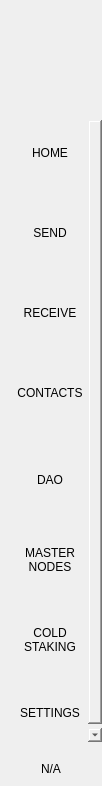
<?xml version="1.0" encoding="UTF-8"?>
<ui version="4.0">
 <class>NavMenuWidget</class>
 <widget class="QWidget" name="NavMenuWidget">
  <property name="geometry">
   <rect>
    <x>0</x>
    <y>0</y>
    <width>102</width>
    <height>786</height>
   </rect>
  </property>
  <property name="windowTitle">
   <string notr="true">N/A</string>
  </property>
  <property name="styleSheet">
   <string notr="true">padding:0px;
border:none;
margin:0px;</string>
  </property>
  <layout class="QVBoxLayout" name="verticalLayout">
   <property name="spacing">
    <number>0</number>
   </property>
   <property name="leftMargin">
    <number>0</number>
   </property>
   <property name="topMargin">
    <number>0</number>
   </property>
   <property name="rightMargin">
    <number>0</number>
   </property>
   <property name="bottomMargin">
    <number>0</number>
   </property>
   <item>
    <widget class="QWidget" name="navContainer_2" native="true">
     <layout class="QVBoxLayout" name="navContainer" stretch="0,0,0,0">
      <property name="spacing">
       <number>0</number>
      </property>
      <property name="leftMargin">
       <number>0</number>
      </property>
      <property name="topMargin">
       <number>0</number>
      </property>
      <property name="rightMargin">
       <number>0</number>
      </property>
      <property name="bottomMargin">
       <number>10</number>
      </property>
      <item>
       <widget class="QPushButton" name="imgLogo">
        <property name="minimumSize">
         <size>
          <width>0</width>
          <height>120</height>
         </size>
        </property>
        <property name="focusPolicy">
         <enum>Qt::NoFocus</enum>
        </property>
        <property name="text">
         <string/>
        </property>
        <property name="iconSize">
         <size>
          <width>64</width>
          <height>64</height>
         </size>
        </property>
       </widget>
      </item>
      <item>
       <widget class="QScrollArea" name="scrollAreaNav">
        <property name="sizePolicy">
         <sizepolicy hsizetype="Expanding" vsizetype="Expanding">
          <horstretch>0</horstretch>
          <verstretch>0</verstretch>
         </sizepolicy>
        </property>
        <property name="minimumSize">
         <size>
          <width>0</width>
          <height>0</height>
         </size>
        </property>
        <property name="styleSheet">
         <string notr="true">QScrollBar {
height:0px;
 width:0px;
}

#scrollAreaNav{
background-color:transparent;
}</string>
        </property>
        <property name="horizontalScrollBarPolicy">
         <enum>Qt::ScrollBarAlwaysOff</enum>
        </property>
        <property name="sizeAdjustPolicy">
         <enum>QAbstractScrollArea::AdjustToContents</enum>
        </property>
        <property name="widgetResizable">
         <bool>true</bool>
        </property>
        <property name="alignment">
         <set>Qt::AlignLeading|Qt::AlignLeft|Qt::AlignTop</set>
        </property>
        <widget class="QWidget" name="scrollAreaNavVert">
         <property name="geometry">
          <rect>
           <x>0</x>
           <y>0</y>
           <width>100</width>
           <height>640</height>
          </rect>
         </property>
         <property name="sizePolicy">
          <sizepolicy hsizetype="Preferred" vsizetype="Expanding">
           <horstretch>0</horstretch>
           <verstretch>0</verstretch>
          </sizepolicy>
         </property>
         <property name="minimumSize">
          <size>
           <width>0</width>
           <height>0</height>
          </size>
         </property>
         <property name="autoFillBackground">
          <bool>false</bool>
         </property>
         <property name="styleSheet">
          <string notr="true">#scrollAreaNavVert{
background-color:transparent;
}</string>
         </property>
         <layout class="QVBoxLayout" name="verticalLayout_3">
          <property name="spacing">
           <number>0</number>
          </property>
          <property name="sizeConstraint">
           <enum>QLayout::SetDefaultConstraint</enum>
          </property>
          <property name="leftMargin">
           <number>0</number>
          </property>
          <property name="topMargin">
           <number>0</number>
          </property>
          <property name="rightMargin">
           <number>0</number>
          </property>
          <property name="bottomMargin">
           <number>0</number>
          </property>
          <item>
           <widget class="QToolButton" name="btnDashboard">
            <property name="minimumSize">
             <size>
              <width>100</width>
              <height>80</height>
             </size>
            </property>
            <property name="text">
             <string>HOME
</string>
            </property>
            <property name="iconSize">
             <size>
              <width>32</width>
              <height>32</height>
             </size>
            </property>
            <property name="checkable">
             <bool>true</bool>
            </property>
            <property name="checked">
             <bool>true</bool>
            </property>
            <property name="autoExclusive">
             <bool>true</bool>
            </property>
           </widget>
          </item>
          <item>
           <widget class="QToolButton" name="btnSend">
            <property name="minimumSize">
             <size>
              <width>100</width>
              <height>80</height>
             </size>
            </property>
            <property name="text">
             <string>SEND
</string>
            </property>
            <property name="iconSize">
             <size>
              <width>32</width>
              <height>32</height>
             </size>
            </property>
            <property name="checkable">
             <bool>true</bool>
            </property>
            <property name="autoExclusive">
             <bool>true</bool>
            </property>
           </widget>
          </item>
          <item>
           <widget class="QToolButton" name="btnReceive">
            <property name="minimumSize">
             <size>
              <width>100</width>
              <height>80</height>
             </size>
            </property>
            <property name="text">
             <string>RECEIVE
</string>
            </property>
            <property name="checkable">
             <bool>true</bool>
            </property>
            <property name="autoExclusive">
             <bool>true</bool>
            </property>
           </widget>
          </item>
          <item>
           <widget class="QToolButton" name="btnAddress">
            <property name="minimumSize">
             <size>
              <width>100</width>
              <height>80</height>
             </size>
            </property>
            <property name="text">
             <string>CONTACTS
</string>
            </property>
            <property name="iconSize">
             <size>
              <width>32</width>
              <height>32</height>
             </size>
            </property>
            <property name="checkable">
             <bool>true</bool>
            </property>
            <property name="autoExclusive">
             <bool>true</bool>
            </property>
           </widget>
          </item>
          <item>
           <widget class="QToolButton" name="btnGovernance">
            <property name="minimumSize">
             <size>
              <width>100</width>
              <height>80</height>
             </size>
            </property>
            <property name="text">
             <string>DAO</string>
            </property>
            <property name="iconSize">
             <size>
              <width>32</width>
              <height>32</height>
             </size>
            </property>
            <property name="checkable">
             <bool>true</bool>
            </property>
            <property name="autoExclusive">
             <bool>true</bool>
            </property>
           </widget>
          </item>
          <item>
           <widget class="QToolButton" name="btnMaster">
            <property name="minimumSize">
             <size>
              <width>100</width>
              <height>80</height>
             </size>
            </property>
            <property name="text">
             <string>MASTER
NODES</string>
            </property>
            <property name="iconSize">
             <size>
              <width>32</width>
              <height>32</height>
             </size>
            </property>
            <property name="checkable">
             <bool>true</bool>
            </property>
            <property name="autoExclusive">
             <bool>true</bool>
            </property>
           </widget>
          </item>
          <item>
           <widget class="QToolButton" name="btnColdStaking">
            <property name="minimumSize">
             <size>
              <width>100</width>
              <height>80</height>
             </size>
            </property>
            <property name="text">
             <string>COLD
STAKING</string>
            </property>
            <property name="iconSize">
             <size>
              <width>32</width>
              <height>32</height>
             </size>
            </property>
            <property name="checkable">
             <bool>true</bool>
            </property>
            <property name="autoExclusive">
             <bool>true</bool>
            </property>
           </widget>
          </item>
          <item>
           <widget class="QToolButton" name="btnSettings">
            <property name="minimumSize">
             <size>
              <width>100</width>
              <height>80</height>
             </size>
            </property>
            <property name="text">
             <string>SETTINGS
</string>
            </property>
            <property name="iconSize">
             <size>
              <width>32</width>
              <height>32</height>
             </size>
            </property>
            <property name="checkable">
             <bool>true</bool>
            </property>
            <property name="autoExclusive">
             <bool>true</bool>
            </property>
           </widget>
          </item>
         </layout>
        </widget>
       </widget>
      </item>
      <item>
       <spacer name="verticalSpacer">
        <property name="orientation">
         <enum>Qt::Vertical</enum>
        </property>
        <property name="sizeType">
         <enum>QSizePolicy::Minimum</enum>
        </property>
        <property name="sizeHint" stdset="0">
         <size>
          <width>20</width>
          <height>20</height>
         </size>
        </property>
       </spacer>
      </item>
      <item alignment="Qt::AlignHCenter">
       <widget class="QLabel" name="labelVersion">
        <property name="maximumSize">
         <size>
          <width>16777215</width>
          <height>60</height>
         </size>
        </property>
        <property name="text">
         <string notr="true">N/A</string>
        </property>
        <property name="alignment">
         <set>Qt::AlignBottom|Qt::AlignHCenter</set>
        </property>
       </widget>
      </item>
     </layout>
    </widget>
   </item>
  </layout>
 </widget>
 <resources/>
 <connections/>
</ui>
